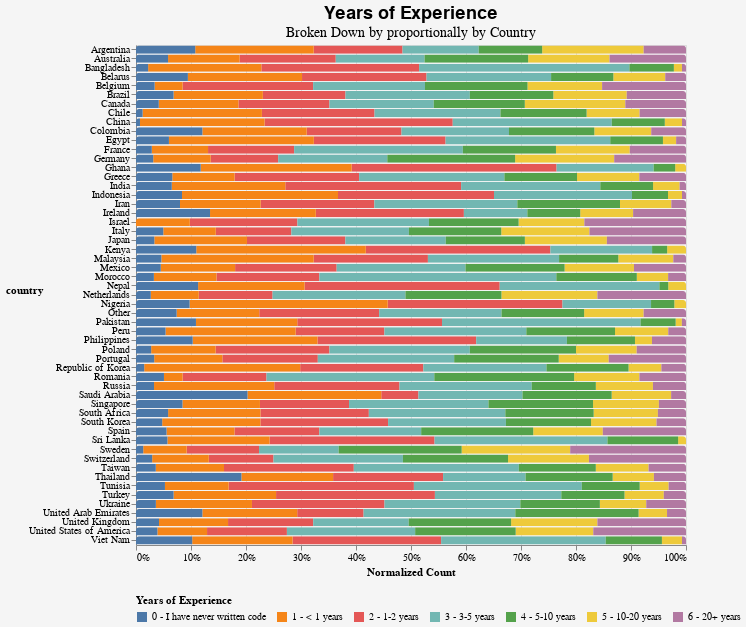

Notebook source saved alongside this figure:
### Code cell
alt.Chart(df_experience_country).mark_bar(
    cornerRadiusTopLeft=3,
    cornerRadiusTopRight=3
).encode(
    y=alt.Y('country:N', axis=alt.Axis(grid=False, titleAngle=0)),
    x=alt.X('Count:Q', stack="normalize", title="Normalized Count"),
    color=alt.Color('experience_rank:N', legend=alt.Legend(orient="bottom"), title="Years of Experience")
).properties(width=550, height=500,
             background='#f5f5f5',title={
"text": ["Years of Experience"],
"subtitle": ["Broken Down by proportionally by Country"],
"fontSize":18, "fontWeight":600, "subtitleFontSize":14
})

### Figure 1 — Vega-Lite specification as saved in the notebook (floating-point values rounded to 4 significant figures; data arrays with more than 128 entries replaced by an {"elided": "..."} marker saying what was removed)
{"usermeta": {"embedOptions": {"theme": "fivethirtyeight"}}, "config": {"view": {"continuousWidth": 400, "continuousHeight": 300}}, "data": {"name": "data-ffd5581c5bd04edb14cba3173fa8f743"}, "mark": {"type": "bar", "cornerRadiusTopLeft": 3, "cornerRadiusTopRight": 3}, "background": "#f5f5f5", "encoding": {"color": {"type": "nominal", "field": "experience_rank", "legend": {"orient": "bottom"}, "title": "Years of Experience"}, "x": {"type": "quantitative", "field": "Count", "stack": "normalize", "title": "Normalized Count"}, "y": {"type": "nominal", "axis": {"grid": false, "titleAngle": 0}, "field": "country"}}, "height": 500, "title": {"text": ["Years of Experience"], "subtitle": ["Broken Down by proportionally by Country"], "fontSize": 18, "fontWeight": 600, "subtitleFontSize": 14}, "width": 550, "$schema": "https://vega.github.io/schema/vega-lite/v4.8.1.json", "datasets": {"data-ffd5581c5bd04edb14cba3173fa8f743": {"elided": "379 records"}}}
